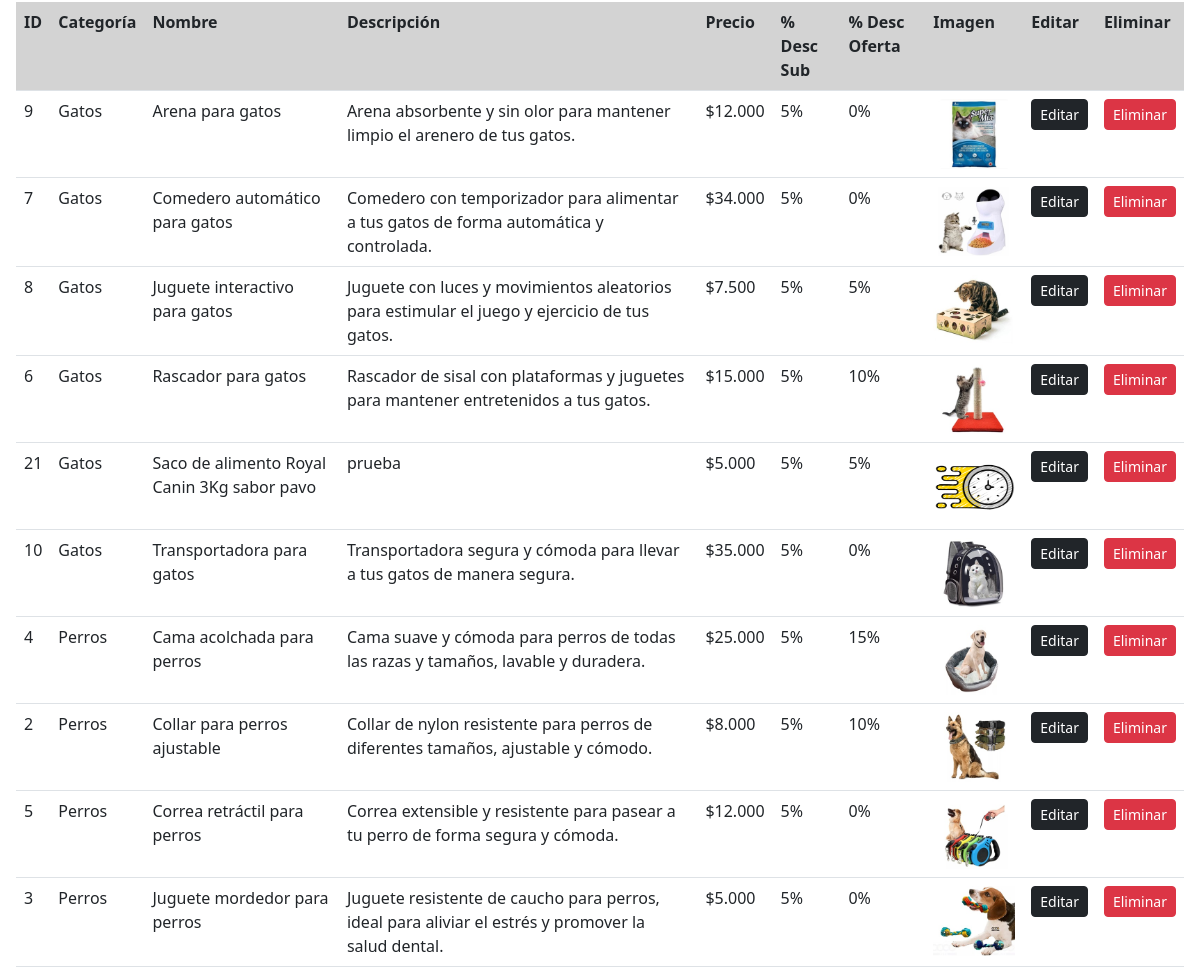
Page /admin_productos/crear/0 (middle part) on the earlier database version.
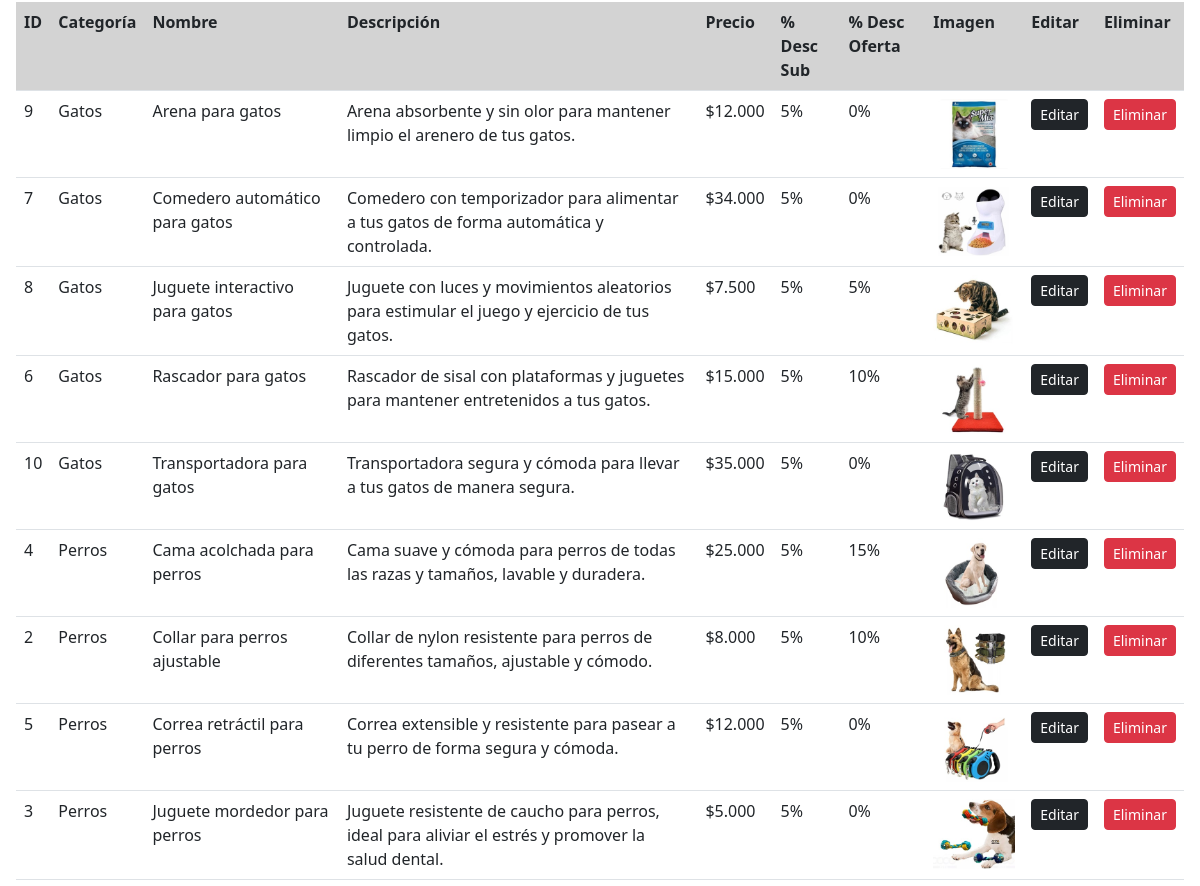
Same page on the later database version.
### core/models.py (models this page shows, shortened)
class Producto(models.Model):
    categoria = models.ForeignKey(Categoria, on_delete=models.DO_NOTHING, verbose_name='Categoría')
    nombre = models.CharField(max_length=100, blank=False, null=False, verbose_name='Nombre producto')
    descripcion = models.CharField(max_length=400, blank=False, null=False, verbose_name='Descripción')
    precio = models.IntegerField(blank=False, null=False, verbose_name='Precio')
    descuento_subscriptor = models.IntegerField(
        validators=[MinValueValidator(0), MaxValueValidator(100)],
        blank=False,
        null=False,
        verbose_name='% Descuento subscriptor'
    )
    descuento_oferta = models.IntegerField(
        validators=[MinValueValidator(0), MaxValueValidator(100)],
        blank=False,
        null=False,
        verbose_name='% Descuento oferta'
    )
    imagen = models.ImageField(upload_to='productos/', blank=False, null=False, verbose_name='Imagen')
    class Meta:
        db_table = 'Producto'
        verbose_name = "Producto"
        verbose_name_plural = "Productos"
        ordering = ['categoria', 'nombre']

class Categoria(models.Model):
    nombre = models.CharField(max_length=100, blank=False, null=False, verbose_name='Nombre categoría')
    class Meta:
        db_table = 'Categoria'
        verbose_name = "Categoría de producto"
        verbose_name_plural = "Categorías de productos"
        ordering = ['nombre']
    def __str__(self):
        return f'{self.nombre}'

### core/views.py (the view, shortened to what this page needs)
# urls.py: path('admin_productos/<accion>/<id>', admin_productos, name='admin_productos'),
def admin_productos(request, accion, id):
    if request.method == 'GET':
        if accion == 'crear':
            form = ProductoForm()
        elif accion == 'actualizar':
            form = ProductoForm(instance=Producto.objects.get(id=id))
        elif accion == 'eliminar':
            messages.success(request, eliminar_registro(Producto, id))
            return redirect(admin_productos, 'crear', '0')
    productos = Producto.objects.all()
    datos = {
        'form': form,
        'productos': productos
    }
    return render(request, 'core/admin_productos.html', datos)

### core/context_processors.py (called while the page is built, shortened)
def registrar_carrito(request):
    mostrar_carrito = False
    cantidad_productos = 0
    if request.user.is_authenticated:
        if request.user.perfil.tipo_usuario == 'Cliente':
            cantidad_productos = Carrito.objects.filter(cliente=request.user.perfil).count()
            mostrar_carrito = cantidad_productos > 0
    return {
        'mostrar_carrito': mostrar_carrito,
        'cantidad_productos': cantidad_productos,
    }

def carrito_variables(request):
    return {}

### core/templatetags/custom_filters.py (called while the page is built)
@register.filter
def formatear_dinero(value):
    value = round(value)
    value = f'${value:,}'
    value = value.replace(',', '.')
    return value

@register.filter
def formatear_porcentaje(value):
    return f'{value}%'

### core/templates/core/admin_productos.html (shortened to what this page needs)
{% extends 'core/base.html' %}
{% load static %}
{% load custom_filters %}
{% block content %}
  {% if productos %}
    <table id="tabla-principal" class="table table-hover">
        <thead>
            <tr>
          <tr>
            <th scope="col">ID</th>
            <th scope="col">Categoría</th>
            <th scope="col">Nombre</th>
            <th scope="col">Descripción</th>
            <th scope="col">Precio</th>
            <th scope="col">% Desc Sub</th>
            <th scope="col">% Desc Oferta</th>
            <th scope="col">Imagen </th>
            <th scope="col"> Editar </th>
            <th scope="col">Eliminar </th>
          </tr>
        </thead>
        <tbody>
            {% for producto in productos %}
                <tr>
                    <td> {{ producto.id }} </td>
                    <td> {{ producto.categoria }} </td>
                    <td> {{ producto.nombre }} </td>
                    <td> {{ producto.descripcion }} </td>
                    <td> {{ producto.precio|formatear_dinero }} </td>
                    <td> {{ producto.descuento_subscriptor|formatear_porcentaje }} </td>
                    <td> {{ producto.descuento_oferta|formatear_porcentaje }} </td>
                    <td>
                        <img src="/media/{{ producto.imagen }}" class="producto-sm" alt="">
                    </td>
                    <td>
                        <a href="{% url 'admin_productos' 'actualizar' producto.id %}" class="btn btn-dark btn-sm boton_chico"> Editar </a>
                    </td>
                    <td>
                        <form method="delete">
                            <a href="{% url 'admin_productos' 'eliminar' producto.id %}" class="btn btn-danger btn-sm boton_chico"> Eliminar </a>
                        </form>
                    </td>
                </tr>
            {% endfor %}
        </tbody>
    </table>
  {% endif %}
{% endblock content %}

Differences in the rows shown:
removed Producto: id "21", categoria "Gatos", nombre "Saco de alimento Royal Canin 3Kg sabor pavo", descripcion "prueba", precio "$5.000", descuento_subscriptor "5%", descuento_oferta "5%", imagen (picture)
